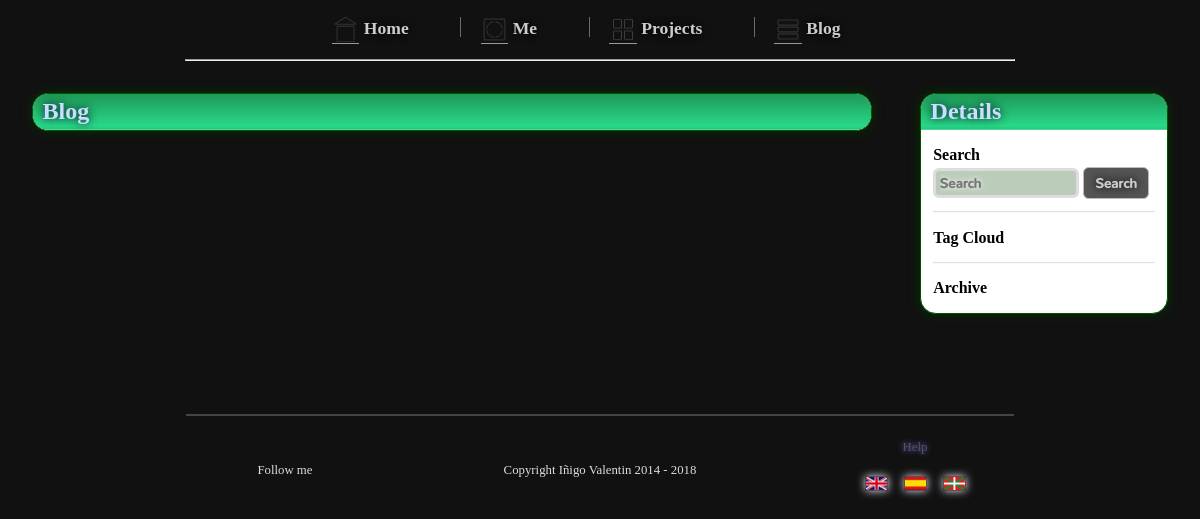
Page /en/blog/ on the committed database.
### tables this page shows
CREATE TABLE text (
    id       VARCHAR(32),
    lang     VARCHAR(2)     REFERENCES lang.code,
    section  VARCHAR(32),
    text     VARCHAR(5000),
    file     VARCHAR(32),
    PRIMARY KEY(id, lang)
);

CREATE TABLE lang (
    code    VARCHAR(2)   PRIMARY KEY,
    name    VARCHAR(16)  NOT NULL,
    active  BOOLEAN      DEFAULT 0
);

### www/functions.php (called while the page is built, shortened)
<?php
    function get_protocol(){
        if (isset($_SERVER["HTTPS"]) && ($_SERVER["HTTPS"] == "on" || $_SERVER["HTTPS"] == 1) || isset($_SERVER["HTTP_X_FORWARDED_PROTO"]) && $_SERVER["HTTP_X_FORWARDED_PROTO"] == "https") {
            $protocol = "https://";
        }
        else {
            $protocol = "http://";
        }
        return $protocol;
    }
    function select_language($con){
        $available_languages = array();
        $q_lang = mysqli_query($con, "SELECT code FROM lang WHERE active = 1;");
        while ($r_lang = mysqli_fetch_array($q_lang)){
            array_push($available_languages, $r_lang["code"]);
        }
        $lang = substr($_SERVER["REQUEST_URI"], 1, 2);
        if (in_array($lang, $available_languages)){
            return $lang;
        }
    }
    function text($con, $id, $lang){
        $q = mysqli_query($con, "SELECT text, file FROM text WHERE id = '$id' AND lang = '$lang';");
        $r = mysqli_fetch_array($q);
        if (strlen($r["file"]) > 0){
            return file_get_contents($_SERVER["DOCUMENT_ROOT"] . "string/" . $r["file"]);
        }
        else{
            return $r["text"];
        }
    }
?>

### www/blog/index.php (the view, shortened to what this page needs)
<?php
    $http_host = $_SERVER["HTTP_HOST"];
    $doc_root = $_SERVER["DOCUMENT_ROOT"] . "/";
    include $doc_root . "functions.php";
    $proto = get_protocol();
    $con = start_db();
    $server = $proto . $http_host;
    $lang = select_language($con);
    $lserver = $server . "/" . $lang;
?>
<!DOCTYPE html>
<html>
    <head>
    </head>
    <body>
<?php
        include $doc_root . "header.php";
?>
        <div id='content'>
            <div id='content_row'>
                <div class='content_cell' id='content_cell_main'>
                    <div id='post_list' class='section'>
                        <h3 class='section_title'><?=text($con, "BLOG_TITLE", $lang)?></h3>
                    </div>
                </div>
                <div class='content_cell'  id='content_cell_right'>
                    <div class='section' id='info'>
                        <h3 class='section_title'><?=text($con, "BLOG_DETAILS", $lang)?></h3>
                        <div id='info_search' class='entry'>
                            <h4><?=text($con, "BLOG_SEARCH", $lang)?></h4>
                            <div id='search_panel_inputs'>
                                <form action='#' onSubmit='event.preventDefault();launchSearch("<?=$lng["search_field_all"]?>");'>
                                    <input id='search_panel_input' class='search_element' type='text' name='query' placeholder='<?=text($con, "BLOG_SEARCH", $lang)?>'/>
                                    <input id='search_panel_submit' class='search_element' type='submit' value='<?=text($con, "BLOG_SEARCH", $lang)?>'/>
                                </form>
                            </div>
                        </div>
                        <hr/>
                        <div id='info_tag_cloud' class='entry'>
                            <h4><?=text($con, "BLOG_TAG_CLOUD", $lang)?></h4>
                        </div>
                        <hr/>
                        <div id='info_all' class='entry'>
                            <h4><?=text($con, "BLOG_ARCHIVE", $lang)?></h4>
                        </div>
                    </div>
                </div>
             </div>
         </div>
<?php
        include $doc_root . "footer.php";
?>
    </body>
</html>

### www/header.php (shortened to what this page needs)
<div id='header_parent'>
    <nav id='header'>
        <a href='<?=$lserver?>/'>
            <span class='header_container'>
                <span class='header_icon_container'><img class='header_icon' alt='<?=text($con, "HEADER_HOME", $lang);?>' src='<?=$lserver?>/img/icon/home.gif'/></span>
                <?=text($con, "HEADER_HOME", $lang);?>
            </span>
        </a>
        <a href='<?=$lserver?>/profile/'>
            <span class='header_container'>
                <span class='header_icon_container'><img class='header_icon' alt='<?=text($con, "HEADER_ME", $lang);?>' src='<?=$lserver?>/img/icon/profile.gif'/></span>
                <?=text($con, "HEADER_PROFILE", $lang);?>
            </span>
        </a>
        <a href='<?=$lserver?>/project/'>
            <span class='header_container'>
                <span class='header_icon_container'><img class='header_icon' alt='<?=text($con, "HEADER_PROJECTS", $lang);?>' src='<?=$lserver?>/img/icon/project.gif'/></span>
                <?=text($con, "HEADER_PROJECTS", $lang);?>
            </span>
        </a>
        <a href='<?=$lserver?>/blog/'>
            <span class='header_container'>
                <span class='header_icon_container'><img class='header_icon' alt='<?=text($con, "HEADER_BLOG", $lang);?>' src='<?=$lserver?>/img/icon/blog.gif'/></span>
                <?=text($con, "HEADER_BLOG", $lang);?>
            </span>
        </a>
    </nav>
</div>
<hr id='header_separator'/>

### www/footer.php (shortened to what this page needs)
<div id='footer'>
    <hr id='footer_separator'/><br/>
    <table id='footer_table'>
        <tr>
            <td id='footer_left'>
                <span id='footer_follow' class='desktop'><?=text($con, "FOOTER_FOLLOW", $lang);?><br/></span>
            </td>
            <td id='footer_center'><?=str_replace("#YEAR#", date("Y"), text($con, "FOOTER_COPY", $lang));?></td>
            <td id='footer_right'>
                <a href='<?=$lserver?>/help/'><?=text($con, "FOOTER_HELP", $lang);?></a>
                <br/><br/>
<?php
                $q_lang = mysqli_query($con, "SELECT * FROM lang WHERE active = 1;");
                while ($r = mysqli_fetch_array($q_lang)){
                    $uri = $_SERVER["REQUEST_URI"];
                    if (substr($uri, 3, 1) == '/'){
                        $uri = substr($uri, 3);
                    }
                    $dest = $server . "/" . $r["code"] . $uri;
?>
                    <a class='lang' href='<?=$dest?>'><img src='<?=$lserver?>/img/lang/<?=$r["code"]?>.gif' alt='<?=$r['name']?>' /></a>
<?php
                }
?>
            </td>
        </tr>
    </table>
</div>

### rows in the picture
text: text "Home"
text: text "Me"
text: text "Projects"
text: text "Blog"
text: text "Blog"
text: text "Details"
text: text "Search", query "Search"
text: text "Tag Cloud"
text: text "Archive"
text: text "Follow me"
text: text "Help"
lang: shows a picture
lang: shows a picture
lang: shows a picture
